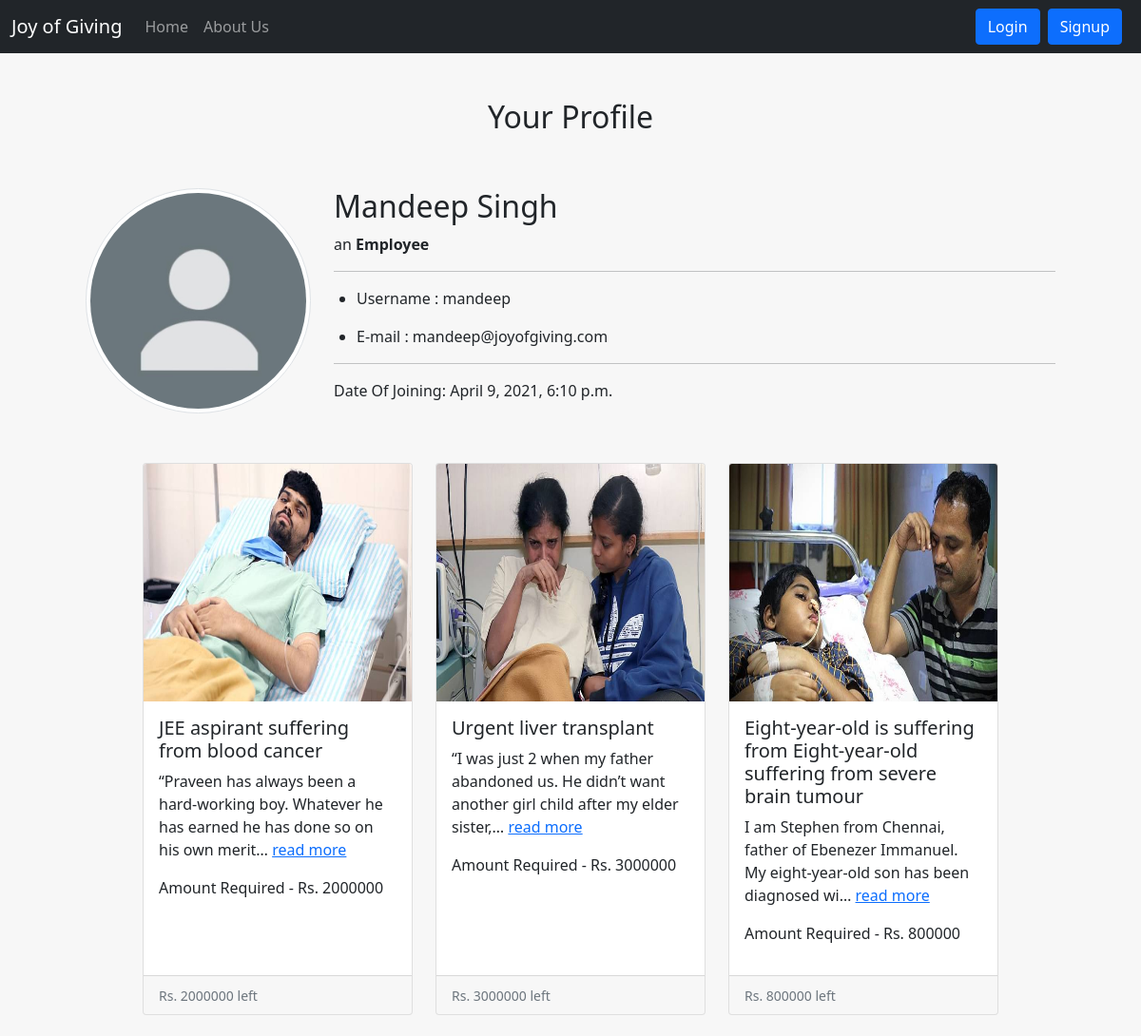
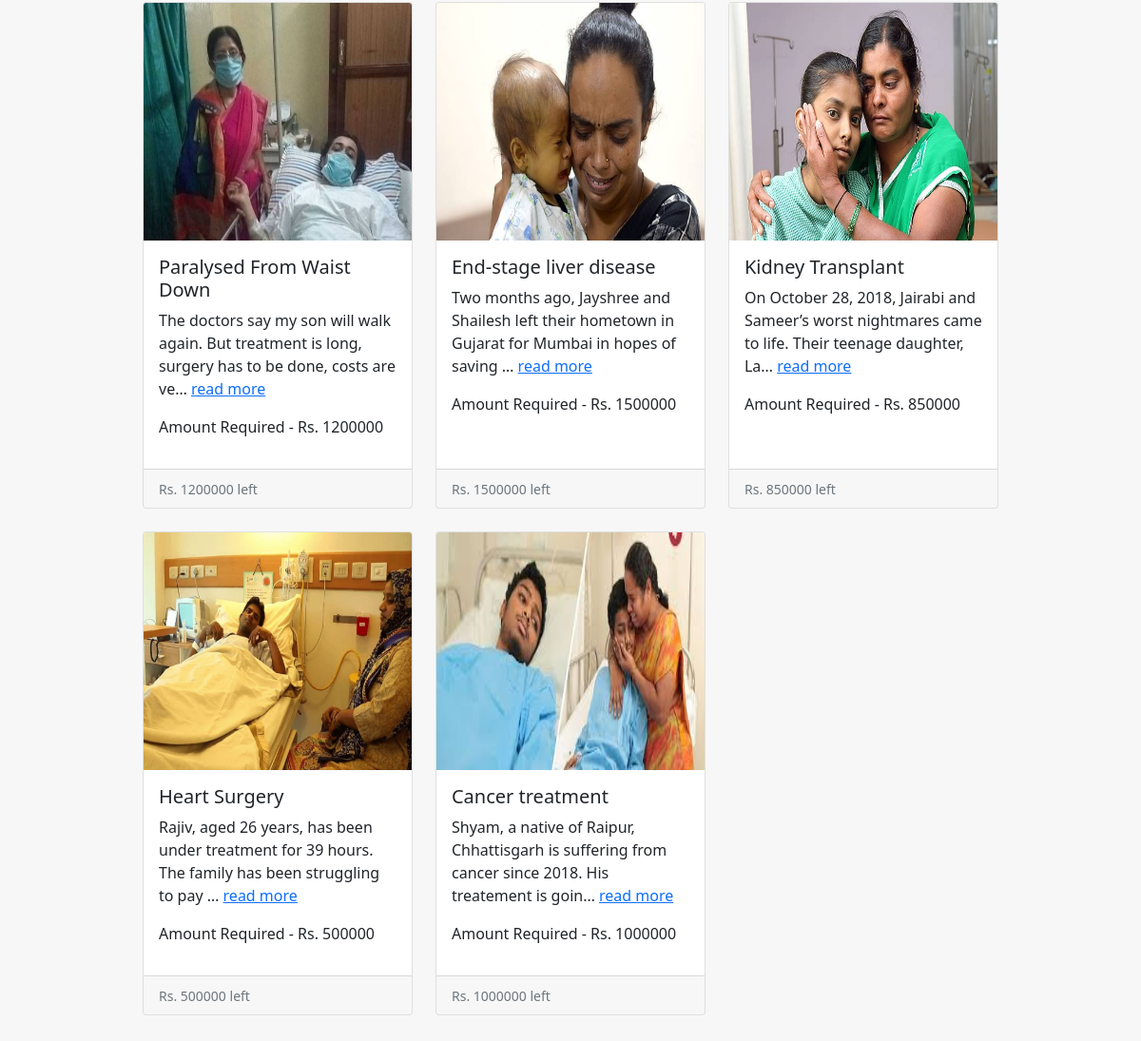
The app's page /userprofile/1 with its own data (2 pictures, top to bottom).
### home/models.py (models this page shows, shortened)
class Post(models.Model):
    user= models.ForeignKey(User,on_delete=models.CASCADE)
    Title = models.CharField(max_length=100)
    Description = models.TextField()
    Image = models.ImageField(upload_to='static/')
    Amount = models.IntegerField(null=True)
    slug = models.SlugField(max_length = 250, null = True, blank = True)
    timestamp = models.DateTimeField(auto_now_add=True)

### home/views.py (the view)
# urls.py: path("userprofile/<int:pk>", views.userprofile, name='userprofile'),
def userprofile(request,pk):
    allposts = Post.objects.all()
    User = get_user_model()
    postuser = get_object_or_404(User, pk=pk)
    if request.user==postuser:
        return redirect('profile')
    context = {'allposts':allposts,'postuser':postuser}
    return render(request, 'userprofile.html',context)

### templates/userprofile.html (shortened to what this page needs)
{% extends 'base.html' %}
{% block body %}
<div class="container">
    <div class="row p-5">
        <h2 class="text-center">Your Profile</h2>
    </div>
    <div class="row px-5">
        <div class="col-sm-3">
            <img alt="User Pic" src="/media/default.png" id="profile-image1" class="rounded-circle img-thumbnail" height="200">
        </div>
        <div class="col float-left" >
            <h2>{{postuser.get_full_name}}</h2>
            <p>an   <b> Employee</b></p>
            <hr>
            <ul class="container details" >
                <li><p>Username : {{postuser}}</p></li>
                <li><p>E-mail : {{postuser.email}}</p></li>
            </ul>
            <hr>
            <p>Date Of Joining: {{postuser.date_joined}}</p>
        </div>
    </div>
</div>
<div class="container">
  <div class="row row-cols-1 row-cols-md-3 g-4 p-5 mx-5">
    {% for post in allposts reversed %}
    {%if postuser == post.user%}
    <div class="col" onclick="location.href='{%url 'mypost' pk=post.pk %}'" style="cursor: pointer;">
      <div class="card h-100">
        <img src="{{ post.Image.url }}" width="250" height="250" class="card-img-top" alt="..." />
        <div class="card-body">
          <h5 class="card-title">{{post.Title}}</h5>
          <p>{{post.Description| truncatechars:100}} <a href="{%url 'mypost' pk=post.pk %}">read more</a></p>
          <p>Amount Required - Rs. {{post.Amount}}</p>
        </div>
        <div class="card-footer">
          <small class="text-muted">Rs. {{post.Amount}} left</small>
        </div>
      </div>
    </div>
    {%endif%}
    {% endfor %}
  </div>
</div>
{% endblock body %}

### templates/base.html (shortened to what this page needs)
<!doctype html>
<html lang="en">
  <head>
    <link href="https://cdn.jsdelivr.net/npm/bootstrap@5.0.0-beta2/dist/css/bootstrap.min.css" rel="stylesheet">
  </head>
  <body style="background-color:#f7f7f7">
<nav class="navbar navbar-expand-lg navbar-dark bg-dark">
  <div class="container-fluid">
    <a class="navbar-brand" href="/">Joy of Giving</a>
    <div class="collapse navbar-collapse" id="navbarSupportedContent">
      <ul class="navbar-nav me-auto mb-2 mb-lg-0">
        <li class="nav-item">
          <a class="nav-link {% block homeactive %}{% endblock homeactive %}" aria-current="page" href="/">Home</a>
        </li>
        <li class="nav-item">
          <a class="nav-link {% block aboutactive %}{% endblock aboutactive %}" href="/about">About Us</a>
        </li>
      </ul>
    <div class="navbar-nav ml-auto mb-2 mb-lg-0" form-inline>
      <form class="d-flex">
        {% if user.is_authenticated %}
          <li class="nav-item dropdown">
            <a class="nav-link dropdown-toggle" href="/services" id="navbarDropdown" role="button" data-bs-toggle="dropdown" aria-expanded="false">
            Welcome {{request.user}}
            </a>
            <ul class="dropdown-menu" aria-labelledby="navbarDropdown">
              <li><a class="dropdown-item" href="/profile">Profile</a></li>
              <li><a class="dropdown-item" href="/logout">Logout</a></li>
            </ul>
          </li>
        {% else %}
        <a class="btn btn-primary me-2" href="/login" role="button">Login</a>
        <a class="btn btn-primary me-2" href="/signup" role="button">Signup</a>
        {% endif %}
      </form>
    </div>
    </div>
  </div>
</nav>
{% block body %}{% endblock body %}
  </body>
</html>

### records on screen
Post: Image (picture), Title "JEE aspirant suffering from blood cancer", Description "“Praveen has always been a hard-working boy. Whatever he has earned he has done so on his own merit…", Amount "2000000"
Post: Image (picture), Title "Urgent liver transplant", Description "“I was just 2 when my father abandoned us. He didn’t want another girl child after my elder sister,…", Amount "3000000"
Post: Image (picture), Title "Eight-year-old is suffering from Eight-year-old suffering from severe brain tumour", Description "I am Stephen from Chennai, father of Ebenezer Immanuel. My eight-year-old son has been diagnosed wi…", Amount "800000"
Post: Image (picture), Title "Paralysed From Waist Down", Description "The doctors say my son will walk again. But treatment is long, surgery has to be done, costs are ve…", Amount "1200000"
Post: Image (picture), Title "End-stage liver disease", Description "Two months ago, Jayshree and Shailesh left their hometown in Gujarat for Mumbai in hopes of saving …", Amount "1500000"
Post: Image (picture), Title "Kidney Transplant", Description "On October 28, 2018, Jairabi and Sameer’s worst nightmares came to life. Their teenage daughter, La…", Amount "850000"
Post: Image (picture), Title "Heart Surgery", Description "Rajiv, aged 26 years, has been under treatment for 39 hours. The family has been struggling to pay …", Amount "500000"
Post: Image (picture), Title "Cancer treatment", Description "Shyam, a native of Raipur, Chhattisgarh is suffering from cancer since 2018. His treatement is goin…", Amount "1000000"

### other values on screen
{{ postuser.get_full_name }} "Mandeep Singh"
{{ postuser }} "mandeep"
{{ postuser.email }} "mandeep@joyofgiving.com"
{{ postuser.date_joined }} "April 9, 2021, 6:10 p.m."
